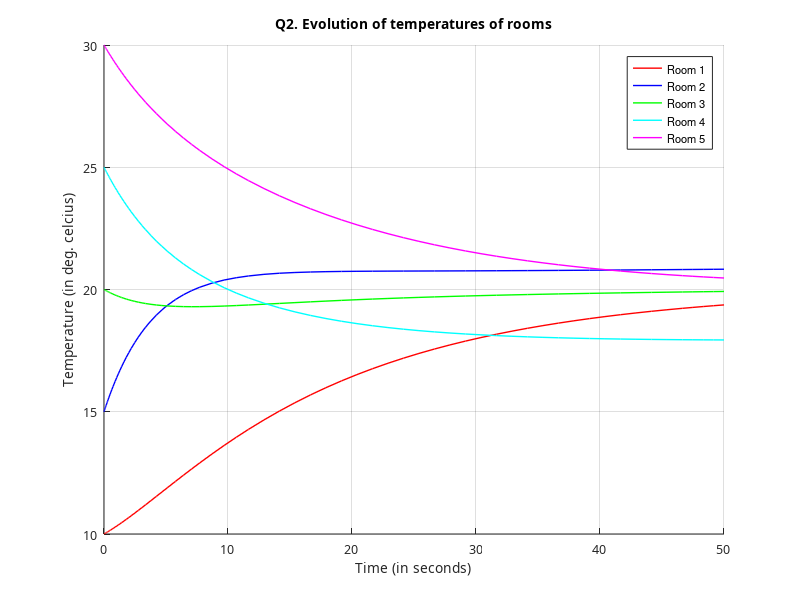

The MATLAB source for this figure:
%%%%%%%%% Lab Assignment 1  %%%%%%%%%
%   Shreyansh Sharma (SR - 22631)   %
%       M.Tech RAS 1st Year         %

% QUESTION 2%
close all;
clear all;
clc;

%givens
alpha = 5e-2;   %diffusion constants
alpha_h = 3.6e-3;
alpha_e = 8e-3; 
Te = 15;
Th = 100;       %temperature of heater
tspan = [0 50];

%initial temperatures of the rooms
T0 = [10; 15; 20; 25; 30];  

%Function handle for the differential equations
f = @(t, Temp)([alpha*(Temp(2)-Temp(1)) + alpha_e*(Te-Temp(1)) ; alpha*(Temp(1) - Temp(2)) + alpha*(Temp(3) - Temp(2)) + alpha*(Temp(4) - Temp(2)) + alpha*(Temp(5) - Temp(2)) + alpha_h*(Th - Temp(2)) ; alpha*(Temp(2) - Temp(3)) + alpha_e*(Te - Temp(3)) ; alpha*(Temp(2) - Temp(4)) + alpha*(Te - Temp(4)) ; alpha*(Temp(2) - Temp(5)) + alpha_e*(Te - Temp(5))]);

%solving the differential equations to get temperatures over time. 
[t temperatures] = ode45(f, tspan, T0);

%plotting the obtained temperatures
fig2 = figure();
hold on
plot(t, temperatures(:,1), '-r', 'LineWidth', 1);
plot(t, temperatures(:,2), '-b', 'LineWidth', 1);
plot(t, temperatures(:,3), '-g', 'LineWidth', 1);
plot(t, temperatures(:,4), '-c', 'LineWidth', 1);
plot(t, temperatures(:,5), '-m', 'LineWidth', 1);
hold off
set(gca, 'FontName', 'SansSerif', 'FontSize', 9)
title("Q2. Evolution of temperatures of rooms")
xlabel('Time (in seconds)');
ylabel('Temperature (in deg. celcius)');
legend('Room 1', 'Room 2', 'Room 3', 'Room 4', 'Room 5');
grid on;
